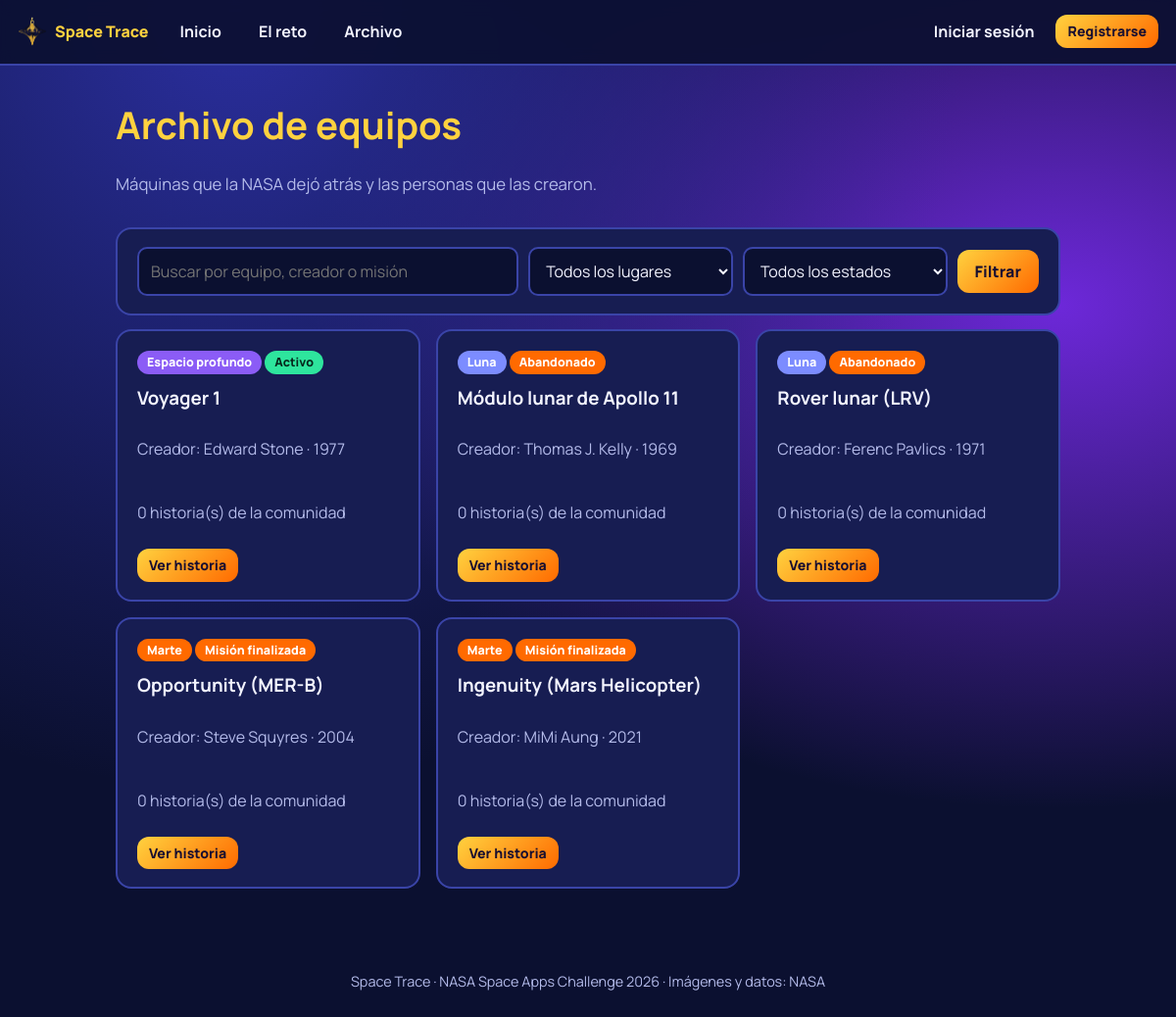
The app's page /archivo with its own data.
### tables this page shows
CREATE TABLE equipos (
    id          INTEGER PRIMARY KEY AUTOINCREMENT,
    nombre      TEXT NOT NULL UNIQUE,
    mundo       TEXT NOT NULL CHECK (mundo IN ('Luna', 'Marte', 'Espacio profundo')),
    mision      TEXT NOT NULL DEFAULT '',
    anio        INTEGER,
    estado      TEXT NOT NULL DEFAULT 'Abandonado'
                CHECK (estado IN ('Abandonado', 'Misión finalizada', 'Activo')),
    creador     TEXT NOT NULL,
    rol_creador TEXT NOT NULL DEFAULT '',
    historia    TEXT NOT NULL,
    legado      TEXT NOT NULL DEFAULT '',
    imagen_url  TEXT NOT NULL DEFAULT '',
    credito     TEXT NOT NULL DEFAULT '',
    fuente_url  TEXT NOT NULL DEFAULT '',
    creado_por  INTEGER REFERENCES users(id) ON DELETE SET NULL,
    creado      TEXT NOT NULL,
    actualizado TEXT NOT NULL
);

### spacetrace/equipos.py (the view)
@bp.get("/archivo")
def lista():
    q = request.args.get("q", "").strip()
    mundo = request.args.get("mundo", "")
    estado = request.args.get("estado", "")
    sql = ("SELECT e.*, (SELECT COUNT(*) FROM historias h WHERE h.equipo_id = e.id) "
           "AS n_historias FROM equipos e WHERE 1=1")
    params = []
    if q:
        sql += " AND (e.nombre LIKE ? OR e.creador LIKE ? OR e.mision LIKE ?)"
        params += [f"%{q}%"] * 3
    if mundo in MUNDOS:
        sql += " AND e.mundo = ?"
        params.append(mundo)
    if estado in ESTADOS:
        sql += " AND e.estado = ?"
        params.append(estado)
    sql += " ORDER BY e.mundo, e.anio, e.nombre"
    equipos = get_db().execute(sql, params).fetchall()
    return render_template("archivo/lista.html", equipos=equipos, q=q, mundo=mundo,
                           estado=estado, MUNDOS=MUNDOS, ESTADOS=ESTADOS)

### spacetrace/auth.py (called while the page is built, shortened)
def verificar_csrf():
    if not current_app.config.get("CSRF_ENABLED", True):
        return
    if request.method in ("POST", "PUT", "PATCH", "DELETE"):
        enviado = request.form.get("csrf_token", "")
        esperado = session.get("_csrf", "")
        if not esperado or not secrets.compare_digest(enviado, esperado):
            abort(400, "Token CSRF inválido. Recarga la página e inténtalo de nuevo.")

def cargar_usuario():
    user_id = session.get("user_id")
    g.user = None

### spacetrace/db.py (called while the page is built)
def get_db():
    if "db" not in g:
        g.db = sqlite3.connect(current_app.config["DATABASE"])
        g.db.row_factory = sqlite3.Row
        g.db.execute("PRAGMA foreign_keys = ON")
    return g.db

### spacetrace/templates/archivo/lista.html (shortened to what this page needs)
{% extends "base.html" %}
{% block contenido %}
<div class="row" style="justify-content:space-between">
  <div><h1>Archivo de equipos</h1><p class="lead">Máquinas que la NASA dejó atrás y las personas que las crearon.</p></div>
</div>
<form class="card row" method="get" role="search">
  <input style="flex:2;min-width:180px" name="q" value="{{ q }}" placeholder="Buscar por equipo, creador o misión" aria-label="Buscar">
  <select style="flex:1;min-width:140px" name="mundo" aria-label="Lugar"><option value="">Todos los lugares</option>
    {% for m in MUNDOS %}<option {{ 'selected' if m == mundo }}>{{ m }}</option>{% endfor %}</select>
  <select style="flex:1;min-width:140px" name="estado" aria-label="Estado"><option value="">Todos los estados</option>
    {% for s in ESTADOS %}<option {{ 'selected' if s == estado }}>{{ s }}</option>{% endfor %}</select>
  <button class="btn" type="submit">Filtrar</button>
</form>
{% if equipos %}
<div class="grid">
{% for e in equipos %}
  <article class="card">
    <div><span class="badge {{ 'luna' if e['mundo']=='Luna' else 'marte' if e['mundo']=='Marte' else 'espacio' }}">{{ e['mundo'] }}</span>
    <span class="badge {{ 'activo' if e['estado']=='Activo' }}">{{ e['estado'] }}</span></div>
    <h3>{{ e['nombre'] }}</h3>
    <p class="muted">Creador: {{ e['creador'] }}{% if e['anio'] %} · {{ e['anio'] }}{% endif %}</p>
    <p class="muted">{{ e['n_historias'] }} historia(s) de la comunidad</p>
    <div class="row"><a class="btn sm" href="{{ url_for('equipos.detalle', equipo_id=e['id']) }}">Ver historia</a>
    {% if usuario and usuario['rol'] == 'ADMIN' %}<a class="btn sm sec" href="{{ url_for('equipos.editar', equipo_id=e['id']) }}">Editar</a>{% endif %}</div>
  </article>
{% endfor %}
</div>
{% else %}<div class="card">No hay equipos que coincidan con tu búsqueda.</div>{% endif %}
{% endblock %}

### spacetrace/templates/base.html (shortened to what this page needs)
<!DOCTYPE html>
<html lang="es">
<head>
  <link rel="stylesheet" href="{{ url_for('static', filename='css/modulos.css') }}?v=1">
</head>
<body class="mod">
<nav class="mod-nav" aria-label="Navegación principal">
  <a class="brand" href="{{ url_for('home') }}"><img src="{{ url_for('static', filename='img/Logo/Logo.png') }}" alt="">Space Trace</a>
  <a class="l" href="{{ url_for('home') }}">Inicio</a>
  <a class="l" href="{{ url_for('reto') }}">El reto</a>
  <a class="l" href="{{ url_for('equipos.lista') }}">Archivo</a>
  {% if usuario %}
    <span class="who">{{ usuario['nombre'] }} <span class="badge {{ 'admin' if usuario['rol'] == 'ADMIN' }}">{{ usuario['rol'] }}</span></span>
    <form class="inline" method="post" action="{{ url_for('auth.logout') }}">
      <input type="hidden" name="csrf_token" value="{{ csrf_token() }}">
      <button class="l" type="submit">Cerrar sesión</button>
    </form>
  {% else %}
    <a class="l" href="{{ url_for('auth.login') }}">Iniciar sesión</a>
    <a class="btn sm" href="{{ url_for('auth.registro') }}">Registrarse</a>
  {% endif %}
</nav>
<main class="mod-main">
  {% block contenido %}{% endblock %}
</main>
<footer class="mod-foot">Space Trace · NASA Space Apps Challenge 2026 · Imágenes y datos: NASA</footer>
</body>
</html>

### static/css/modulos.css (style rules this page uses)
:root { --m-bg:#0b1030;--m-bg2:#141a4a;--m-card:#171d52;--m-line:#3a44a8;--m-fg:#f3f4ff;--m-muted:#b4bbea; --m-a:#ffd23f;--m-b:#ff6a00;--m-c:#00d4ff;--m-ok:#2ee59d;--m-err:#ff5d73 }
* { box-sizing:border-box }
body.mod { margin:0;font-family:"Manrope","Segoe UI",system-ui,sans-serif;color:var(--m-fg); background:radial-gradient(ellipse at 20% 0%,#2b2fa0 0%,transparent 55%),radial-gradient(ellipse at 90% 30%,#6d28d9 0%,transparent 50%),var(--m-bg); min-height:100vh;line-height:1.55 }
.mod a { color:var(--m-c) }
.mod-nav { position:sticky;top:0;z-index:20;display:flex;flex-wrap:wrap;gap:6px;align-items:center; padding:10px 18px;background:rgba(11,16,48,.92);backdrop-filter:blur(8px);border-bottom:2px solid var(--m-line) }
.mod-nav .brand { display:flex;align-items:center;gap:8px;font-weight:800;color:var(--m-a);text-decoration:none;margin-right:10px }
.mod-nav .brand img { width:30px;height:30px;border-radius:8px }
.mod-nav a.l,.mod-nav button.l { color:var(--m-fg);text-decoration:none;font-weight:700;padding:8px 14px;border-radius:999px; border:2px solid transparent;background:none;font:inherit;font-weight:700;cursor:pointer }
.badge { display:inline-block;padding:2px 10px;border-radius:999px;font-size:.78rem;font-weight:800;background:var(--m-b);color:#fff }
.badge.luna { background:#7c8cff }
.badge.marte { background:#ff6a00 }
.badge.espacio { background:#8b5cf6 }
.badge.activo { background:var(--m-ok);color:#06281c }
main.mod-main { max-width:1000px;margin:0 auto;padding:24px 18px 60px }
h1 { font-size:clamp(1.7rem,4vw,2.4rem);margin:.2em 0 .3em;color:var(--m-a) }
.lead { color:var(--m-muted);font-size:1.05rem }
.card { background:var(--m-card);border:2px solid var(--m-line);border-radius:16px;padding:18px 20px;margin:14px 0 }
.grid { display:grid;grid-template-columns:repeat(auto-fill,minmax(270px,1fr));gap:16px }
.grid .card { margin:0;display:flex;flex-direction:column;gap:8px }
.card h3 { margin:.1em 0 }
.muted { color:var(--m-muted) }
.btn { display:inline-block;border:0;border-radius:12px;padding:10px 18px;font:inherit;font-weight:800;cursor:pointer; text-decoration:none;background:linear-gradient(135deg,var(--m-a),var(--m-b));color:#1a1030 }
.btn.sm { padding:6px 12px;font-size:.88rem }
.row { display:flex;flex-wrap:wrap;gap:10px;align-items:center }
input,select,textarea { width:100%;padding:11px 12px;border-radius:10px;border:2px solid var(--m-line);background:#0b1030;color:var(--m-fg);font:inherit }
footer.mod-foot { text-align:center;color:var(--m-muted);padding:24px;font-size:.9rem }
.mod a.btn { color:#1a1030 }

### records on screen
equipos: mundo "Espacio profundo", estado "Activo", nombre "Voyager 1", creador "Edward Stone", anio "1977", n_historias "0"
equipos: mundo "Luna", estado "Abandonado", nombre "Módulo lunar de Apollo 11", creador "Thomas J. Kelly", anio "1969", n_historias "0"
equipos: mundo "Luna", estado "Abandonado", nombre "Rover lunar (LRV)", creador "Ferenc Pavlics", anio "1971", n_historias "0"
equipos: mundo "Marte", estado "Misión finalizada", nombre "Opportunity (MER-B)", creador "Steve Squyres", anio "2004", n_historias "0"
equipos: mundo "Marte", estado "Misión finalizada", nombre "Ingenuity (Mars Helicopter)", creador "MiMi Aung", anio "2021", n_historias "0"
